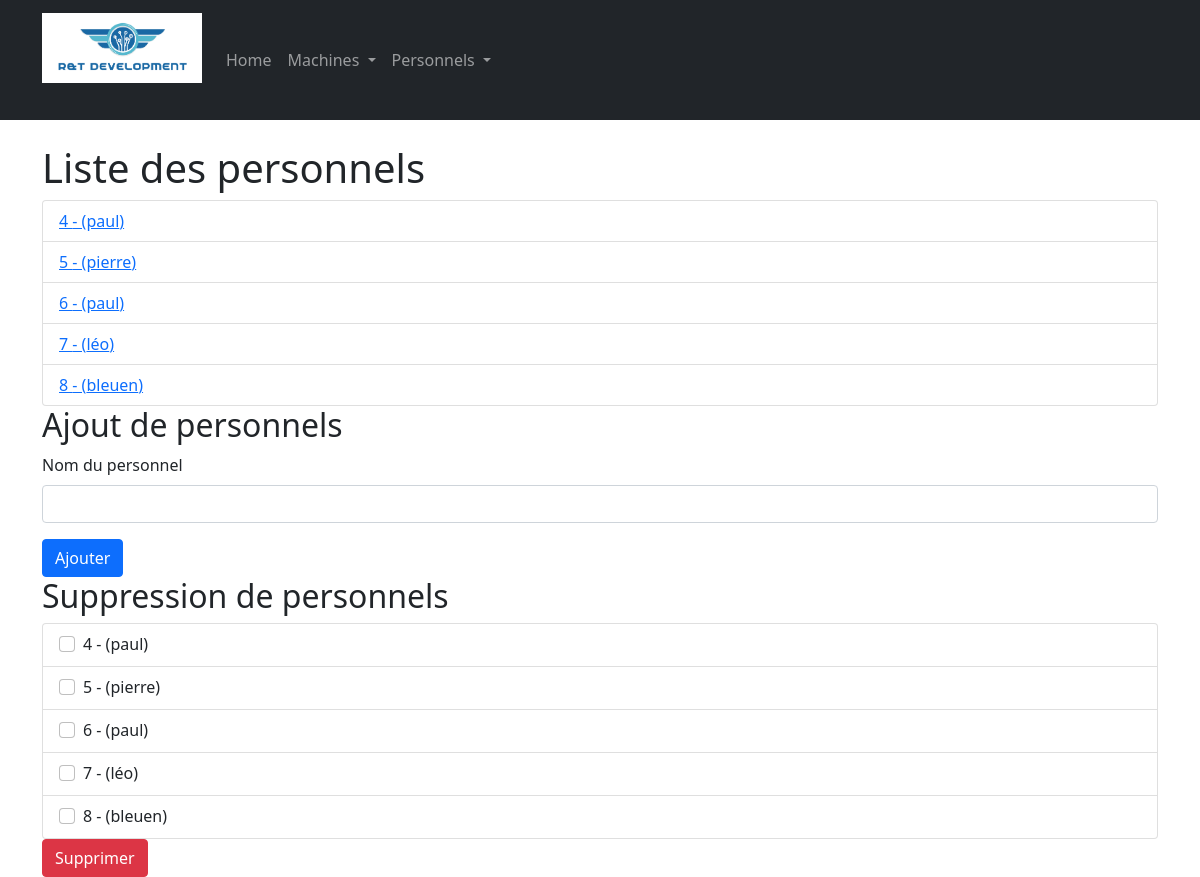
Screenshot of /computerApp/personnels/ with the database file from the repository.
### computerApp/models.py (models this page shows, shortened)
class Personnel(models.Model):
    TYPE = (
        ('Genre', ('Genre - à choisir ')),
        ('Homme', ('Homme ')),
        ('Femme', ('Femme ')),
        ('ND', ('ND - ne préfaire pas ce prononcer')),
    )
    nom = models.CharField(max_length=10)
    maintenanceDate = models.DateField(default = datetime.now())
    mach = models.CharField(max_length=16, choices= TYPE, default='Genre')

### computerApp/views.py (the view)
# urls.py: path('personnels/', views.personnel_list_view, name='personnels'),
def personnel_list_view(request) :
	personnel = Personnel.objects.all()
	context={'personnels': personnel}
	return render(request, 'computerApp/personnel_list.html',context)

### computerApp/templates/computerApp/personnel_list.html (shortened to what this page needs)
<!DOCTYPE html>
<html>
<head>
  <link rel="stylesheet" href="https://cdnjs.cloudflare.com/ajax/libs/twitter-bootstrap/5.1.3/css/bootstrap.min.css">
</head>
<body>
<nav class="navbar navbar-expand-lg navbar-dark bg-dark">
  <div class="container">
    <a class="navbar-brand" href="#">
      <img src="/static/computerApp/images/rtdev.png" alt="Logo" class="img-fluid mx-auto d-block mb-4" style="max-width: 160px;">
    </a>
    <div class="collapse navbar-collapse" id="navbarNav">
      <ul class="navbar-nav">
        <li class="nav-item">
          <a class="nav-link" href="{% url 'index' %}">Home</a>
        </li>
        <li class="nav-item dropdown">
          <a class="nav-link dropdown-toggle" href="#" id="machinesDropdown" role="button" data-bs-toggle="dropdown" aria-expanded="false">
            Machines
          </a>
        </li>
        <li class="nav-item dropdown">
          <a class="nav-link dropdown-toggle" href="#" id="personnelsDropdown" role="button" data-bs-toggle="dropdown" aria-expanded="false">
            Personnels
          </a>
        </li>
      </ul>
    </div>
  </div>
</nav>
<div class="container mt-4">
  {% block content %}
  <h1>Liste des personnels</h1>
  {% if personnels %}
    <ul class="list-group">
      {% for personnel in personnels %}
        <li class="list-group-item">
          <a href="{% url 'personnel-detail' personnel.id %}">
            {{ personnel.id }} - ({{ personnel.nom }})
          </a>
        </li>
      {% endfor %}
    </ul>
  {% else %}
    <p>Il n'y a pas de personnels.</p>
  {% endif %}
  <h2>Ajout de personnels</h2>
  <form method="post" action="{% url 'add-personnels' %}">
    <div class="mb-3">
      <label for="nom" class="form-label">Nom du personnel</label>
      <input type="text" class="form-control" id="nom" name="nom" required>
    </div>
    <button type="submit" class="btn btn-primary">Ajouter</button>
  </form>
  <h2>Suppression de personnels</h2>
  <form method="post" action="{% url 'delete-personnels' %}">
    <ul class="list-group">
      {% for personnel in personnels %}
        <li class="list-group-item">
          <div class="form-check">
            <input class="form-check-input" type="checkbox" name="personnels" value="{{ personnel.id }}" id="personnel-{{ personnel.id }}">
            <label class="form-check-label" for="personnel-{{ personnel.id }}">
              {{ personnel.id }} - ({{ personnel.nom }})
            </label>
          </div>
        </li>
      {% endfor %}
    </ul>
    <button type="submit" class="btn btn-danger">Supprimer</button>
  </form>
  {% endblock %}
</div>
</body>
</html>

### rows the page displays
Personnel: id "4", nom "paul"
Personnel: id "5", nom "pierre"
Personnel: id "6", nom "paul"
Personnel: id "7", nom "léo"
Personnel: id "8", nom "bleuen"
